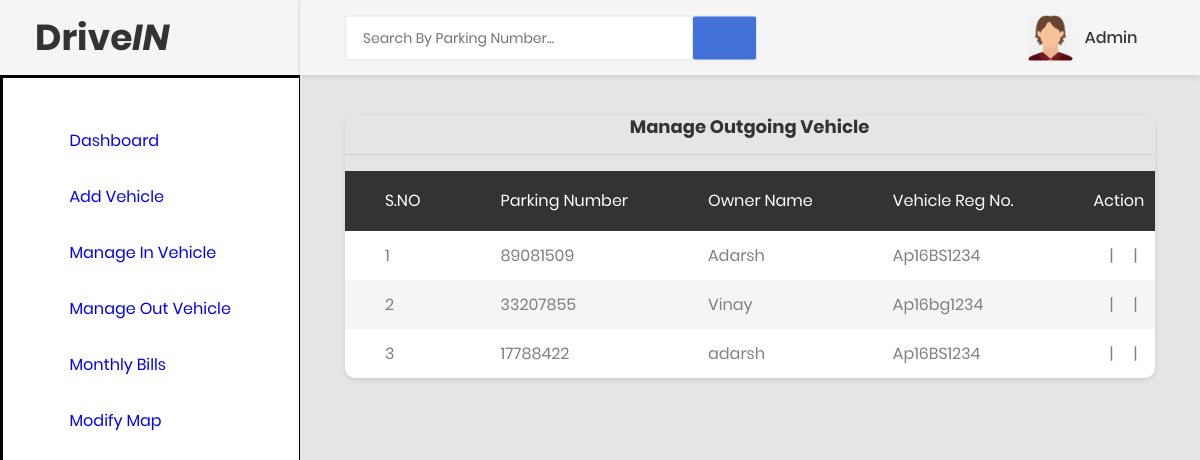
Page /manage_outgoingvehicle (signed in) on the committed database.
### vehicle/models.py (models this page shows, shortened)
class Vehicle(models.Model):
    parkingnumber = models.CharField(max_length=20)
    category = models.ForeignKey(Category, on_delete=models.CASCADE)
    vehiclecompany = models.CharField(max_length=50)
    regno = models.CharField(max_length=10)
    ownername = models.CharField(max_length=50)
    ownercontact = models.CharField(max_length=15)
    pdate = models.DateField()
    intime = models.CharField(max_length=50)
    outtime = models.CharField(max_length=50)
    parkingcharge = models.CharField(max_length=50)
    remark = models.CharField(max_length=500)
    outdate = models.DateField(null=True)
    status = models.CharField(max_length=20)
    slotID=models.CharField(max_length=20)

### vehicle/views.py (the view)
# urls.py: path('manage_outgoingvehicle',manage_outgoingvehicle,name='manage_outgoingvehicle'),
def manage_outgoingvehicle(request):
    if not request.user.is_authenticated:
        return redirect('index')
    if request.user.is_staff:
        vehicle = Vehicle.objects.filter(status="Out").exclude(slotID='')
        d = {'vehicle':vehicle}
    else:
        vehicle = Vehicle.objects.filter(status="Out",vehiclecompany=request.user.username).exclude(slotID='')
        d = {'vehicle':vehicle}
    return render(request, 'manage_outgoingvehicle.html', d)

### vehicle/templates/manage_outgoingvehicle.html (shortened to what this page needs)
{% load static %}
{% block body %}
<html lang="en">
<head>
    <link href="{% static 'css/font-face.css' %}" rel="stylesheet" media="all">
    <link href="{% static 'vendor/font-awesome-5/css/fontawesome-all.min.css' %}" rel="stylesheet" media="all">
    <link href="{% static 'vendor/font-awesome-4.7/css/font-awesome.min.css' %}" rel="stylesheet" media="all">
    <link href="{% static 'vendor/mdi-font/css/material-design-iconic-font.min.css' %}" rel="stylesheet" media="all">
    <link href="{% static 'vendor/bootstrap-4.1/bootstrap.min.css' %}" rel="stylesheet" media="all">
    <link href="{% static 'vendor/animsition/animsition.min.css' %}" rel="stylesheet" media="all">
    <link href="{% static 'vendor/bootstrap-progressbar/bootstrap-progressbar-3.3.4.min.css' %}" rel="stylesheet" media="all">
    <link href="{% static 'vendor/wow/animate.css' %}" rel="stylesheet" media="all">
    <link href="{% static 'vendor/css-hamburgers/hamburgers.min.css' %}" rel="stylesheet" media="all">
    <link href="{% static 'vendor/slick/slick.css' %}" rel="stylesheet" media="all">
    <link href="{% static 'vendor/select2/select2.min.css' %}" rel="stylesheet" media="all">
    <link href="{% static 'vendor/perfect-scrollbar/perfect-scrollbar.css' %}" rel="stylesheet" media="all">
    <link href="{% static 'css/theme.css' %}" rel="stylesheet" media="all">
</head>
<body class="animsition">
    <div class="page-wrapper">
      {% include 'sidebar.html' %}
        <div class="page-container">
            {% include 'header.html' %}
            <div class="main-content">
                <div class="section__content section__content--p30">
                    <div class="container-fluid">
                        <div class="row">
                            <div class="col-lg-12">
                                <div class="table-responsive table--no-card m-b-30">
                                   <h4 align="center">Manage Outgoing Vehicle </h4>
                                    <hr>
                                    <table class="table table-borderless table-striped table-earning">
                                         <thead>
                                        <tr>
                                            <tr>
                  <th>S.NO</th>
                  <th>Parking Number</th>
              <th>Owner Name</th>
              <th>Vehicle Reg No.</th>
                   <th>Action</th>
                </tr>
                                        </tr>
                                        </thead>
                                       {% for i in vehicle %}
                <tr>
                  <td>{{forloop.counter}}</td>
                  <td>{{i.parkingnumber}}</td>
                  <td>{{i.ownername}}</td>
                <td>{{i.regno}}</td>
                  <td><div class="hide_nonstaff_1">
                    <a href="{% url 'view_outgoingdetail' i.id %}" ><i class="fa fa-eye fa-1x"></i></a>
                   | <a href="{% url 'print' i.id %}" ><i class="fa fa-print fa-1x"></i></a>
                   | <a href="{% url 'delete' i.id %}" ><i class="fa fa-trash fa-1x"></i></a>
                  </div>
                  </td>
                </tr>
 {% endfor %}
                                    </table>
                                </div>
                            </div>
                        </div>
          </div>
                </div>
            </div>
        </div>
    </div>
</body>
</html>
{% endblock %}

### vehicle/templates/header.html (shortened to what this page needs)
{% load static %}
<header class="header-desktop">
                <div class="section__content section__content--p30">
                    <div class="container-fluid">
                        <div class="header-wrap">
                            <form class="form-header" name="search" action="{% url 'search'%}">
                                <input class="au-input au-input--xl" type="text" name="searchdata" id="searchdata" placeholder="Search By Parking Number..." />
                                <button class="au-btn--submit" type="submit" name="search" value="Submit">
                                    <i class="zmdi zmdi-search"></i>
                                </button>
                            </form>
                            <div class="header-button">
                                <div class="account-wrap">
                                    <div class="account-item clearfix js-item-menu">
                                        <div class="image">
                                            <img src="{% static 'images/icon/avatarboy729.png' %}" alt="Admin" />
                                        </div>
                                        <div class="content">
                                            <a class="js-acc-btn" href="#">{{request.user.username}}</a>
                                        </div>
                                    </div>
                                </div>
                            </div>
                        </div>
                    </div>
                </div>
            </header>

### rows in the picture
Vehicle: parkingnumber "89081509", ownername "Adarsh", regno "Ap16BS1234"
Vehicle: parkingnumber "33207855", ownername "Vinay", regno "Ap16bg1234"
Vehicle: parkingnumber "17788422", ownername "adarsh", regno "Ap16BS1234"

### other values in the picture
{{ request.user.username }} "Admin"
